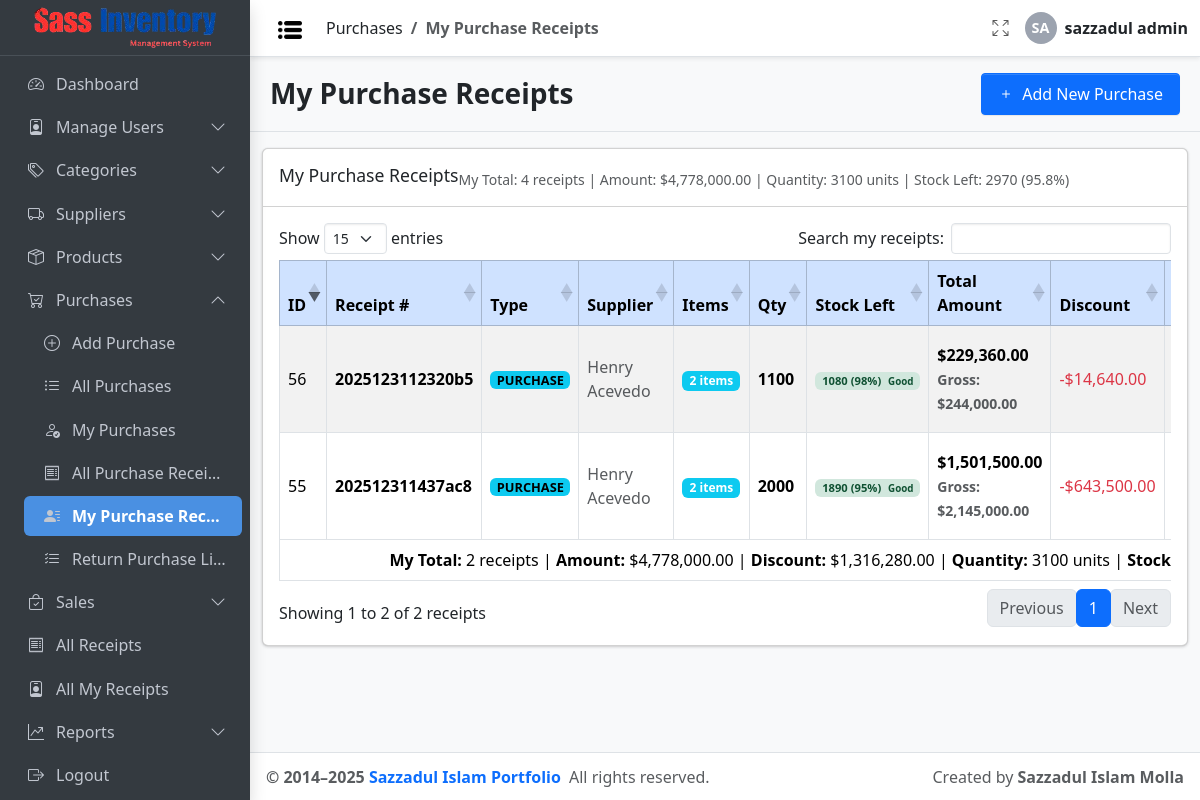
Page /purchase/my-receipts.php (signed in) on the committed database.
### tables this page shows
CREATE TABLE `receipt` (
  `id` int(11) NOT NULL,
  `receipt_number` varchar(50) NOT NULL,
  `type` enum('purchase','sale') NOT NULL,
  `total_amount` decimal(12,2) NOT NULL DEFAULT 0.00,
  `discount_value` decimal(12,2) DEFAULT 0.00,
  `created_by` int(11) NOT NULL,
  `created_at` timestamp NOT NULL DEFAULT current_timestamp(),
  `updated_at` timestamp NOT NULL DEFAULT current_timestamp() ON UPDATE current_timestamp()
);

### config/db_config.php (called while the page is built, shortened)
<?php
function can($permission, $userPermissions = null)
{
  global $USER_PERMISSIONS;
  $userPermissions = $userPermissions ?? $USER_PERMISSIONS;
  return in_array($permission, $userPermissions);
}
$Project_URL = "http://localhost/Sass_Inventory_Management/";

### Inc/link.php (called while the page is built, shortened)
<?php
function getUserPermissions($roleId, $conn)
{
  $permissions = [];
  $stmt = $conn->prepare("
        SELECT permission_name
        FROM role_permission_matrix
        WHERE role_id = ? AND assigned = 1
    ");
  $stmt->bind_param("i", $roleId);
  $stmt->execute();
  $result = $stmt->get_result();
  while ($row = $result->fetch_assoc()) {
    $permissions[] = $row['permission_name'];
  }
  return $permissions;
}

### purchase/my-receipts.php (the view, shortened to what this page needs)
<?php
include_once __DIR__ . '/../config/auth_guard.php';
?>
<!doctype html>
<html lang="en">
<head>
  <link rel="stylesheet"
    href="https://cdn.jsdelivr.net/npm/@fontsource/source-sans-3@5.0.12/index.css"
    media="print" onload="this.media='all'" />
  <link rel="stylesheet"
    href="https://cdn.jsdelivr.net/npm/bootstrap-icons@1.13.1/font/bootstrap-icons.min.css" />
  <link rel="stylesheet" href="<?= $Project_URL ?>/css/adminlte.css" />
  <link rel="stylesheet"
    href="https://cdn.datatables.net/1.13.6/css/dataTables.bootstrap5.min.css" />
</head>
<?php
$conn = connectDB();
$userId = $_SESSION['user_id'];
$sql = "
    SELECT
        r.*,
        u.username AS created_by_name,
        COUNT(p.id) AS num_products,
        SUM(p.quantity) AS total_quantity,
        SUM(p.product_left) AS total_stock_left,
        s.name AS supplier_name
    FROM receipt r
    LEFT JOIN user u ON r.created_by = u.id
    LEFT JOIN purchase p ON r.id = p.receipt_id
    LEFT JOIN (
        SELECT DISTINCT receipt_id, supplier_id
        FROM purchase
    ) p2 ON r.id = p2.receipt_id
    LEFT JOIN supplier s ON p2.supplier_id = s.id
    WHERE r.type = 'purchase' AND r.created_by = ?
    GROUP BY r.id
    ORDER BY r.id DESC
";
$stmt = $conn->prepare($sql);
$stmt->bind_param("i", $userId);
$stmt->execute();
$result = $stmt->get_result();
$statsSql = "
    SELECT
        COUNT(*) as total_receipts,
        SUM(r.total_amount) as total_amount,
        SUM(r.discount_value) as total_discount,
        SUM(p.quantity) as total_quantity,
        SUM(p.product_left) as total_stock_left
    FROM receipt r
    LEFT JOIN purchase p ON r.id = p.receipt_id
    WHERE r.type = 'purchase' AND r.created_by = ?
";
$statsStmt = $conn->prepare($statsSql);
$statsStmt->bind_param("i", $userId);
$statsStmt->execute();
$statsResult = $statsStmt->get_result()->fetch_assoc();
$totalQuantity = $statsResult['total_quantity'] ?? 0;
$totalStockLeft = $statsResult['total_stock_left'] ?? 0;
$stockPercentage = $totalQuantity > 0 ? ($totalStockLeft / $totalQuantity) * 100 : 0;
?>
<body class="layout-fixed sidebar-expand-lg bg-body-tertiary">
  <div class="app-wrapper">
    <?php include_once '../Inc/Navbar.php'; ?>
    <?php include_once '../Inc/Sidebar.php'; ?>
    <main class="app-main">
      <div class="app-content-header py-3 border-bottom">
        <div class="container-fluid d-flex justify-content-between align-items-center flex-wrap">
          <h3 class="mb-0" style="font-weight: 800;">My Purchase Receipts</h3>
          <?php if (can('add_purchase')): ?>
            <a href="add.php" class="btn btn-sm btn-primary px-3 py-2" style="font-size: medium;">
              <i class="bi bi-plus me-1"></i> Add New Purchase
            </a>
          <?php endif; ?>
        </div>
      </div>
      <div class="app-content-body mt-3">
        <div class="container-fluid">
          <?php if ($result->num_rows > 0): ?>
            <div class="card">
              <div class="card-header">
                <h5 class="card-title mb-0">My Purchase Receipts</h5>
                <div class="text-muted small mt-1">
                  My Total: <?= $statsResult['total_receipts'] ?? 0 ?> receipts |
                  Amount: $<?= number_format($statsResult['total_amount'] ?? 0, 2) ?> |
                  Quantity: <?= $totalQuantity ?> units |
                  Stock Left: <?= $totalStockLeft ?> (<?= number_format($stockPercentage, 1) ?>%)
                </div>
              </div>
              <div class="card-body">
                <div class="table-responsive">
                  <table id="myReceiptsTable" class="table table-bordered table-striped table-hover align-middle table-sm">
                    <thead class="table-primary">
                      <tr>
                        <th>ID</th>
                        <th>Receipt #</th>
                        <th>Type</th>
                        <th>Supplier</th>
                        <th>Items</th>
                        <th>Qty</th>
                        <th>Stock Left</th>
                        <th>Total Amount</th>
                        <th>Discount</th>
                        <th>Date</th>
                      </tr>
                    </thead>
                    <tbody>
                      <?php while ($row = $result->fetch_assoc()):
                        $totalAmount = (float)$row['total_amount'];
                        $discountValue = (float)$row['discount_value'];
                        $finalAmount = $totalAmount - $discountValue;
                        $stockPercentage = $row['total_quantity'] > 0 ? ($row['total_stock_left'] / $row['total_quantity']) * 100 : 0;
                        if ($stockPercentage >= 50) {
                          $stockClass = 'stock-good';
                          $stockText = 'Good';
                        } elseif ($stockPercentage >= 25) {
                          $stockClass = 'stock-medium';
                          $stockText = 'Medium';
                        } elseif ($stockPercentage > 0) {
                          $stockClass = 'stock-low';
                          $stockText = 'Low';
                        } else {
                          $stockClass = 'bg-secondary';
                          $stockText = 'Empty';
                        }
                      ?>
                        <tr>
                          <td><?= $row['id'] ?></td>
                          <td>
                            <span class="fw-bold"><?= htmlspecialchars($row['receipt_number']) ?></span>
                          </td>
                          <td>
                            <span class="badge receipt-type type-purchase">
                              PURCHASE
                            </span>
                          </td>
                          <td>
                            <span class="text-muted"><?= htmlspecialchars($row['supplier_name'] ?? 'Multiple') ?></span>
                          </td>
                          <td>
                            <span class="badge bg-info"><?= $row['num_products'] ?> items</span>
                          </td>
                          <td>
                            <span class="fw-bold"><?= $row['total_quantity'] ?></span>
                          </td>
                          <td>
                            <span class="badge stock-badge <?= $stockClass ?>">
                              <?= $row['total_stock_left'] ?> (<?= number_format($stockPercentage, 0) ?>%)
                              <small class="ms-1"><?= $stockText ?></small>
                            </span>
                          </td>
                          <td class="amount-cell">
                            <div class="fw-bold">$<?= number_format($finalAmount, 2) ?></div>
                            <small class="text-muted">Gross: $<?= number_format($totalAmount, 2) ?></small>
                          </td>
                          <td>
                            <?php if ($discountValue > 0): ?>
                              <span class="text-danger">-$<?= number_format($discountValue, 2) ?></span>
                            <?php else: ?>
                              <span class="text-muted">$0.00</span>
                            <?php endif; ?>
                          </td>
                          <td>
                          </td>
                        </tr>
                      <?php endwhile; ?>
                    </tbody>
                    <tfoot>
                      <tr>
                        <td colspan="11" class="text-end">
                          <strong>My Total:</strong> <?= $result->num_rows ?> receipts |
                          <strong>Amount:</strong> $<?= number_format($statsResult['total_amount'] ?? 0, 2) ?> |
                          <strong>Discount:</strong> $<?= number_format($statsResult['total_discount'] ?? 0, 2) ?> |
                          <strong>Quantity:</strong> <?= $totalQuantity ?> units |
                          <strong>Stock Left:</strong> <?= $totalStockLeft ?> (<?= number_format($stockPercentage, 1) ?>%)
                        </td>
                      </tr>
                    </tfoot>
                  </table>
                </div>
              </div>
            </div>
          <?php endif; ?>
        </div>
      </div>
    </main>
    <?php include_once '../Inc/Footer.php'; ?>
  </div>
</body>
</html>

### purchase/my-receipts.php (style rules this page uses)
.badge { font-size: 0.75em; padding: 0.3em 0.6em; }
.table-sm th, .table-sm td { padding: 0.5rem; }
.receipt-type { font-size: 0.8em; padding: 0.2em 0.5em; }
.type-purchase { background-color: #0dcaf0 !important; color: #000 !important; }
.amount-cell { font-weight: 600; }
.stock-badge { font-size: 0.7em; }
.stock-good { background-color: #d1e7dd !important; color: #0f5132 !important; }

### rows in the picture
receipt: id "56", receipt_number "2025123112320b5", supplier_name "Henry Acevedo", num_products "2", total_quantity "1100", total_stock_left "1080", stockPercentage "98", stockText "Good", finalAmount "229,360.00", total_amount "244,000.00", discount_value "14,640.00"
receipt: id "55", receipt_number "202512311437ac8", supplier_name "Henry Acevedo", num_products "2", total_quantity "2000", total_stock_left "1890", stockPercentage "95", stockText "Good", finalAmount "1,501,500.00", total_amount "2,145,000.00", discount_value "643,500.00"

### other values in the picture
$parentTitle "Purchases"
$childTitle "My Purchase Receipts"
$initials "SA"
$_SESSION['username'] "sazzadul admin"
$menu['title'] "Dashboard"
$menu['title'] "Manage Users"
$menu['title'] "Categories"
$menu['title'] "Suppliers"
$menu['title'] "Products"
$menu['title'] "Purchases"
$sub['title'] "Add Purchase"
$sub['title'] "All Purchases"
$sub['title'] "My Purchases"
$sub['title'] "All Purchase Recei…"
$sub['title'] "My Purchase Rec…"
